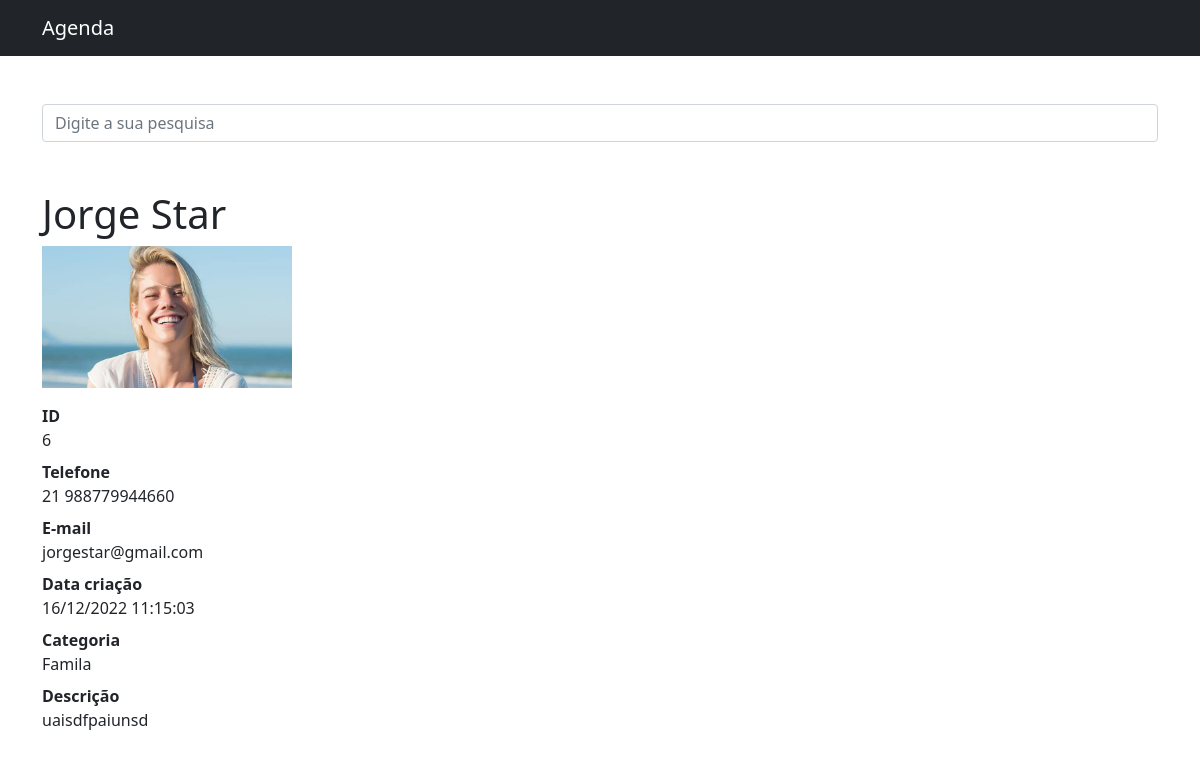
Page /6 on the committed database.
### contatos/models.py (models this page shows, shortened)
class Contato(models.Model):
    nome = models.CharField(max_length=255)
    sobrenome = models.CharField(max_length=255, blank=True)
    telefone = models.CharField(max_length=255)
    email = models.CharField(max_length=255, blank=True)
    data_criacao = models.DateTimeField(default=timezone.now)
    descricao = models.TextField(blank=True)
    mostrar = models.BooleanField(default=True)
    foto = models.ImageField(blank=True, upload_to='fotos/%Y/%m/%D')
    categoria = models.ForeignKey(Categoria, on_delete=models.DO_NOTHING)

class Categoria(models.Model):
    def __str__(self):
        return self.nome
    nome = models.CharField(max_length=255)

### contatos/views.py (the view)
# urls.py: path('<int:contato_id>', views.ver_contato, name='ver_contato'),
def ver_contato(request, contato_id):
    contato = get_object_or_404(Contato, id=contato_id)
    if not contato.mostrar:
        raise Http404()
    return render(request, 'contatos/ver_contato.html', {
        'contato': contato
    })

### contatos/templates/contatos/ver_contato.html (shortened to what this page needs)
{% extends 'base.html' %}
{%block conteudo%}
  <h1 class="mt-5">{{ contato.nome }} {{ contato.sobrenome }}</h1>
  <dl>
    {% if contato.foto %}
      <p>
        <img src="{{ contato.foto.url }}" style="max-width: 250px; height: auto;">
      </p>
    {% endif %}
    <dt>ID</dt>
    <dd>{{ contato.id }}</dd>
    <dt>Telefone</dt>
    <dd>{{ contato.telefone }}</dd>
    <dt>E-mail</dt>
    <dd>{{ contato.email }}</dd>
    <dt>Data criação</dt>
    <dd>{{ contato.data_criacao|date:'d/m/Y H:i:s' }}</dd>
    <dt>Categoria</dt>
    <dd>{{ contato.categoria }}</dd>
    <dt>Descrição</dt>
    <dd>{{ contato.descricao }}</dd>
  </dl>
{%endblock%}

### rows in the picture
Contato: nome "Jorge", sobrenome "Star", foto (picture), id "6", telefone "21 988779944660", email "jorgestar@gmail.com", data_criacao "16/12/2022 11:15:03", categoria "Famila", descricao "uaisdfpaiunsd"
